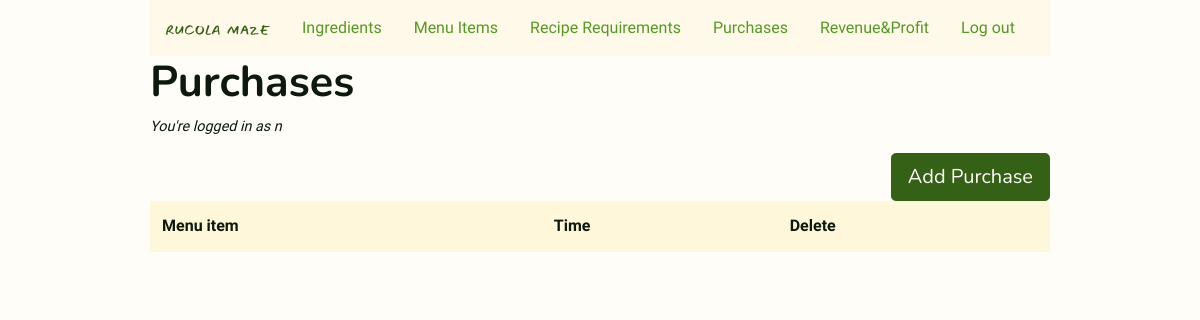
The page /purchases/ (signed in) on the database as committed earlier.
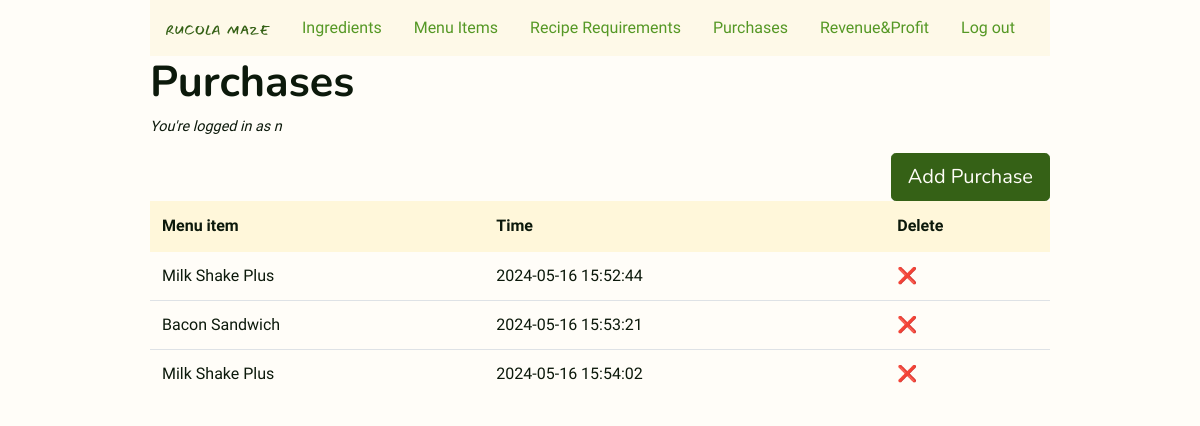
The same page on the database as committed later.
### rucola_maze/models.py (models this page shows, shortened)
class User(UserMixin, db.Model):
    id = mapped_column(db.Integer, primary_key=True)
    username = mapped_column(db.String(64), unique=True, index=True)
    email = mapped_column(db.String(128), index=True, unique=True)
    password_hash = mapped_column(db.String(128))
    joined_at = mapped_column(db.DateTime(), index=True, default=datetime.utcnow)

class Purchase(db.Model):
    id = mapped_column(db.Integer, primary_key=True)
    menu_item_id = mapped_column(db.Integer, db.ForeignKey("menu_item.id"))
    time = mapped_column(db.DateTime(), default=datetime.utcnow, index=True)

class MenuItem(db.Model):
    id = mapped_column(db.Integer, primary_key=True)
    title = mapped_column(db.String(128), unique=True, index=True)
    price_dollars = mapped_column(db.Integer)
    price_cents = mapped_column(db.Integer, default=0)
    in_recipe_requirements = db.relationship(
        "RecipeRequirement",
        backref="menu_item",
        lazy="dynamic",
        cascade="all, delete, delete-orphan",
    )
    purchases = db.relationship(
        "Purchase",
        backref="menu_item",
        lazy="dynamic",
        cascade="all, delete, delete-orphan",
    )
    def __str__(self):
        return self.title

### rucola_maze/inventory.py (the view)
@bp.route("/purchases/")
@login_required
def purchases():
    purchases = Purchase.query.all()
    return render_template("inventory/purchases.html", purchases=purchases)

### rucola_maze/models.py (called while the page is built)
@login_manager.user_loader
def load_user(user_id):
    return User.query.get(int(user_id))

### rucola_maze/templates/inventory/purchases.html (shortened to what this page needs)
{% extends 'base.html' %}
{% block content %}
<div class="h1">
    <h1>Purchases</h1>
</div>
<p class="small-text">You're logged in as {{ current_user.username }}</p>
<div><a class="btn btn-primary btn-lg right" href="{{ url_for('inventory.purchase_new') }}" role="button">Add
        Purchase</a>
</div>
<table class="table">
    <thead class="thead-light">
        <tr>
            <th>Menu item</th>
            <th>Time</th>
            <th>Delete</th>
        </tr>
    </thead>
    {% for purchase in purchases %}
    <tr>
        <td>{{ purchase.menu_item }}</td>
        <td>{{ purchase.time.strftime('%Y-%m-%d %H:%M:%S') }}</td>
        <td><a href="{{ url_for('inventory.purchase_delete', purchase_id = purchase.id) }}">❌</td>
    </tr>
    {% endfor %}
</table>
{% endblock %}

### rucola_maze/templates/base.html (shortened to what this page needs)
<!DOCTYPE html>
<html lang="en">
<head>
    <link rel="stylesheet" href="https://cdn.jsdelivr.net/npm/bootstrap@4.1.3/dist/css/bootstrap.min.css"
>
    <link href="{{ url_for('static', filename='style.css') }}" rel="stylesheet">
</head>
<body>
    <nav class="navbar navbar-expand-lg navbar-light bg-light">
        <a class="navbar-brand" href="{{ url_for('home') }}">
            <img src="{{ url_for('static', filename='logo.svg') }}" width="104px">
        </a>
        {% if current_user.is_authenticated %}
        <a class="nav-item nav-link" href="{{ url_for('inventory.ingredients') }}">Ingredients</a>
        <a class="nav-item nav-link" href="{{ url_for('inventory.menu_items') }}">Menu Items</a>
        <a class="nav-item nav-link" href="{{ url_for('inventory.recipe_requirements') }}">Recipe Requirements</a>
        <a class="nav-item nav-link" href="{{ url_for('inventory.purchases') }}">Purchases</a>
        <a class="nav-item nav-link" href="{{ url_for('inventory.home') }}">Revenue&Profit</a>
        <a class="nav-item nav-link" href="{{ url_for('auth.logout')}}">Log out</a>
        {% else %}
        <a class="nav-item nav-link" href="{{ url_for('auth.register') }}">Register</a>
        <a class="nav-item nav-link" href="{{ url_for('auth.login') }}">Login</a>
        {% endif %}
    </nav>
    {% block content %}
    {% endblock %}
</body>
</html>

### rucola_maze/static/style.css (style rules this page uses)
body { font-family: PT Sans; color: #0C190B; background-color: #FFFDF8; width: 75%; margin: 0 auto; }
.small-text { font-size: 0.9em; font-style: italic; }
a { color: #559825; }
.navbar-light a { background-color: #FEF9E8; }
.bg-light { background-color: #FEF9E8 !important; }
.h1 h1 { font-family: Nunito; font-weight: bold; font-size: 2.7rem; margin-top: 24; }
.btn-primary { background-color: #356116; color: #FFFDF8; font-family: Nunito; border-color: #356116; }
.right { float: right; }
.table .thead-light th { color: #0C190B; background-color: #FFF7DA; border-color: #FFF7DA; }
.navbar-light { background-color: #FEF9E8; }

Rows that differ between the two databases and show on the page:
added Purchase: menu_item "Milk Shake Plus", time "2024-05-16 15:52:44"
added Purchase: menu_item "Bacon Sandwich", time "2024-05-16 15:53:21"
added Purchase: menu_item "Milk Shake Plus", time "2024-05-16 15:54:02"
